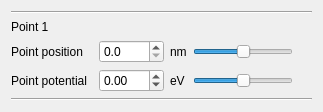
<?xml version="1.0" encoding="UTF-8"?>
<ui version="4.0">
 <class>breaking_point</class>
 <widget class="QWidget" name="breaking_point">
  <property name="geometry">
   <rect>
    <x>0</x>
    <y>0</y>
    <width>323</width>
    <height>110</height>
   </rect>
  </property>
  <property name="windowTitle">
   <string>Form</string>
  </property>
  <layout class="QGridLayout" name="gridLayout">
   <item row="2" column="3">
    <widget class="QLabel" name="label_3">
     <property name="text">
      <string>nm</string>
     </property>
    </widget>
   </item>
   <item row="3" column="0">
    <widget class="QLabel" name="label_2">
     <property name="text">
      <string>Point potential</string>
     </property>
    </widget>
   </item>
   <item row="3" column="3">
    <widget class="QLabel" name="label_4">
     <property name="text">
      <string>eV</string>
     </property>
    </widget>
   </item>
   <item row="2" column="2">
    <widget class="QDoubleSpinBox" name="sb_point_position">
     <property name="minimumSize">
      <size>
       <width>65</width>
       <height>0</height>
      </size>
     </property>
     <property name="decimals">
      <number>1</number>
     </property>
     <property name="minimum">
      <double>0.000000000000000</double>
     </property>
     <property name="singleStep">
      <double>0.100000000000000</double>
     </property>
    </widget>
   </item>
   <item row="2" column="0">
    <widget class="QLabel" name="label">
     <property name="text">
      <string>Point position</string>
     </property>
    </widget>
   </item>
   <item row="3" column="2">
    <widget class="QDoubleSpinBox" name="sb_point_potential">
     <property name="minimumSize">
      <size>
       <width>65</width>
       <height>0</height>
      </size>
     </property>
     <property name="minimum">
      <double>-99.989999999999995</double>
     </property>
     <property name="singleStep">
      <double>0.100000000000000</double>
     </property>
    </widget>
   </item>
   <item row="0" column="0" colspan="6">
    <widget class="Line" name="line">
     <property name="orientation">
      <enum>Qt::Horizontal</enum>
     </property>
    </widget>
   </item>
   <item row="4" column="0" colspan="6">
    <widget class="Line" name="line_2">
     <property name="orientation">
      <enum>Qt::Horizontal</enum>
     </property>
    </widget>
   </item>
   <item row="2" column="4">
    <widget class="QSlider" name="sl_point_position">
     <property name="maximum">
      <number>100</number>
     </property>
     <property name="value">
      <number>50</number>
     </property>
     <property name="orientation">
      <enum>Qt::Horizontal</enum>
     </property>
    </widget>
   </item>
   <item row="3" column="5">
    <spacer name="horizontalSpacer">
     <property name="orientation">
      <enum>Qt::Horizontal</enum>
     </property>
     <property name="sizeHint" stdset="0">
      <size>
       <width>172</width>
       <height>18</height>
      </size>
     </property>
    </spacer>
   </item>
   <item row="3" column="4">
    <widget class="QSlider" name="sl_point_potential">
     <property name="minimumSize">
      <size>
       <width>100</width>
       <height>0</height>
      </size>
     </property>
     <property name="maximum">
      <number>100</number>
     </property>
     <property name="value">
      <number>50</number>
     </property>
     <property name="orientation">
      <enum>Qt::Horizontal</enum>
     </property>
    </widget>
   </item>
   <item row="1" column="0">
    <widget class="QLabel" name="l_point_name">
     <property name="text">
      <string>Point 1</string>
     </property>
    </widget>
   </item>
  </layout>
 </widget>
 <resources/>
 <connections/>
</ui>
